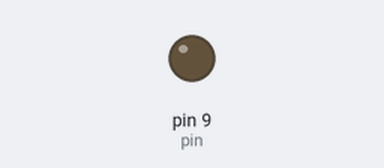
Simulated run of this sketch. Board: Arduino Uno, built with avr-gcc and run on an emulated ATmega328P. On the bench: output pins drawn as LEDs (lit = HIGH).

Above: at 0.05 s.
At 5.75 s:
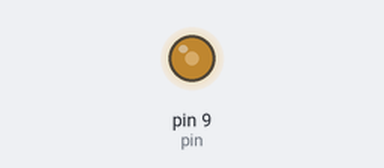
At 11.55 s:
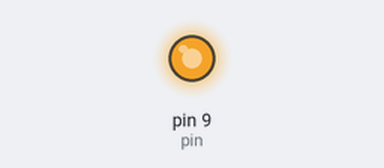
At 23.15 s:
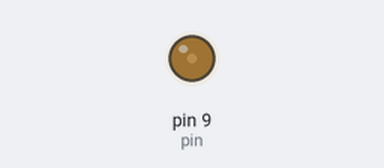
Timing chart, 0 to 33.2 s (numbered marks = the images above):
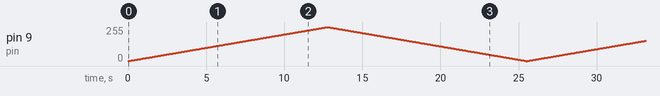

The sketch:

blink_mosfet.ino
```cpp
int pin = 9;
int i = 0;
bool up = true;
void setup() {
  // put your setup code here, to run once:
  pinMode(pin, OUTPUT);
}

// void loop() {
//   // put your main code here, to run repeatedly:
//   digitalWrite(pin, HIGH);
//   delay(1000);
//   digitalWrite(pin, LOW);
//   delay(1000);
// }

void loop() {
  // put your main code here, to run repeatedly:
  analogWrite(pin, i);
  delay(50);
  if (up == true) {
    i++;
  }
  if (up == false) {
    i--;
  }
  if (i == 0) {
    up = true;
  }
  if (i == 255) {
    up = false;
  }
}
```
